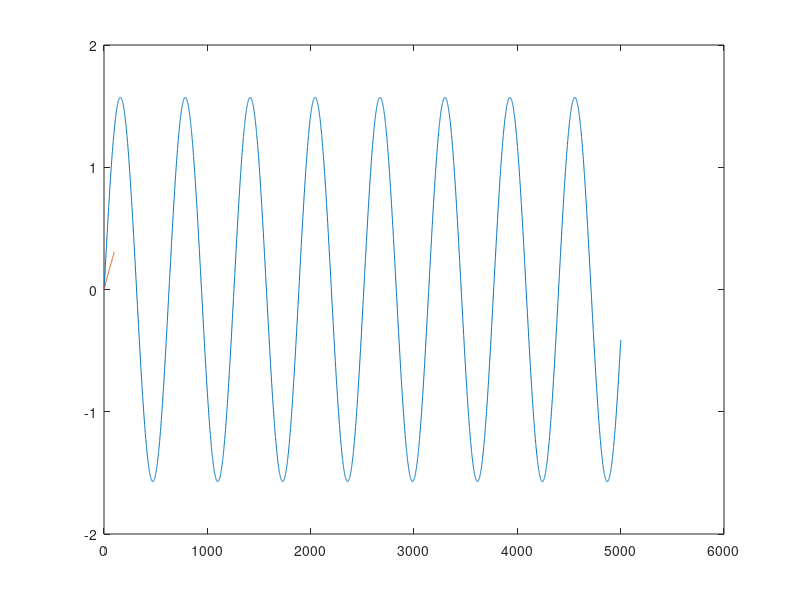
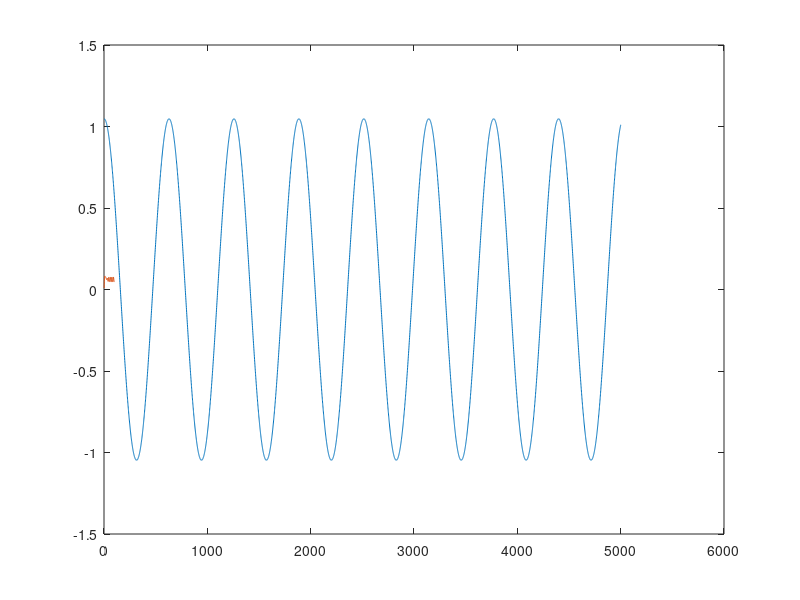

Reproduce these figures in MATLAB, in order.
clear variables 
close all 
clc



%% tracking or regulator
control_mode     = "tracker"; % tracker, regulator
%% activate or deactivate visualization
visualization    = false;


% open file inside @log
state_cpp  = load('state_from_mpc_cpp.mat','-ascii');
action_cpp = load('action_from_mpc_cpp.mat','-ascii');
load('trajectories_from_matlab.mat');

%verify that the sizes are the same and if is not true i shorten the longer vector 
if(length(state_cpp)~= length(all_states_gt))
    if(length(all_states_gt)>length(state_cpp))
        diff = length(all_states_gt) - length(state_cpp);
        for i=1:diff
            all_states_gt(end,:) = [];
        end
    else
        diff = length(state_cpp)-length(all_states_gt);
        for i=1:diff
            state_cpp(end,:) = [];
        end
    end
end
if(length(action_cpp)~= length(all_action_gt))
    if(length(all_action_gt)>length(action_cpp))
        diff = length(all_action_gt) - length(action_cpp);
        for i=1:diff
            all_action_gt(end,:) = [];
        end
    else
        diff = length(action_cpp)-length(all_action_gt);
        for i=1:diff
            action_cpp(end,:) = [];
        end
    end
end
state_average_error  = sum(sum((state_cpp - all_states_gt).^2,2))/length(all_states_gt);
action_average_error = sum(sum((action_cpp- all_action_gt).^2,2))/length(all_action_gt);

if(visualization)
    state = state_cpp;
    % % plot using the enviroment 
    % delta_t    = 0.1;
    % init_state = [0; 0; pi/10; 0];
    % reward     = @(x,u)(norm(x)); % dummy reward
    % env        = Env.CartPole(init_state,delta_t,reward);
    % 
    % env.Render();
    % 
    % for ii=1:size(state,1)
    %     
    %     env.UpdateRender(state(ii,:)');
    %     pause(30/1000)
    %     
    % end

    % plot using the enviroment 
    delta_t    = 0.01;
    init_state = [pi; pi/2; 0; 0];
    reward     = @(x,u)(norm(x)); % dummy reward
    env        = Env.TwoRRobot(init_state,delta_t,reward,'ConfigFile','robot_payload');

    env.Render();

    for ii=1:size(state,1)

        env.UpdateRender(state(ii,:)');
        pause(30/1000)

    end
end

if(strcmp(control_mode,"tracker"))
    ft         = 50; 
    delta_t    = 0.01;  
    t          = 0:delta_t:ft;
    % reference (TODO reference class)-----------------------------------------
    % sin traj
    q1des_t  = pi/2*sin(t);
    q2des_t  = pi/3*cos(t);
    dq1des_t = pi/2*cos(t);
    dq2des_t = -pi/3*sin(t);
    
    figure
    plot(q1des_t')
    hold on
    plot(state_cpp(:,1));
    
    figure
    plot(q2des_t')
    hold on
    plot(state_cpp(:,2));
    
end







